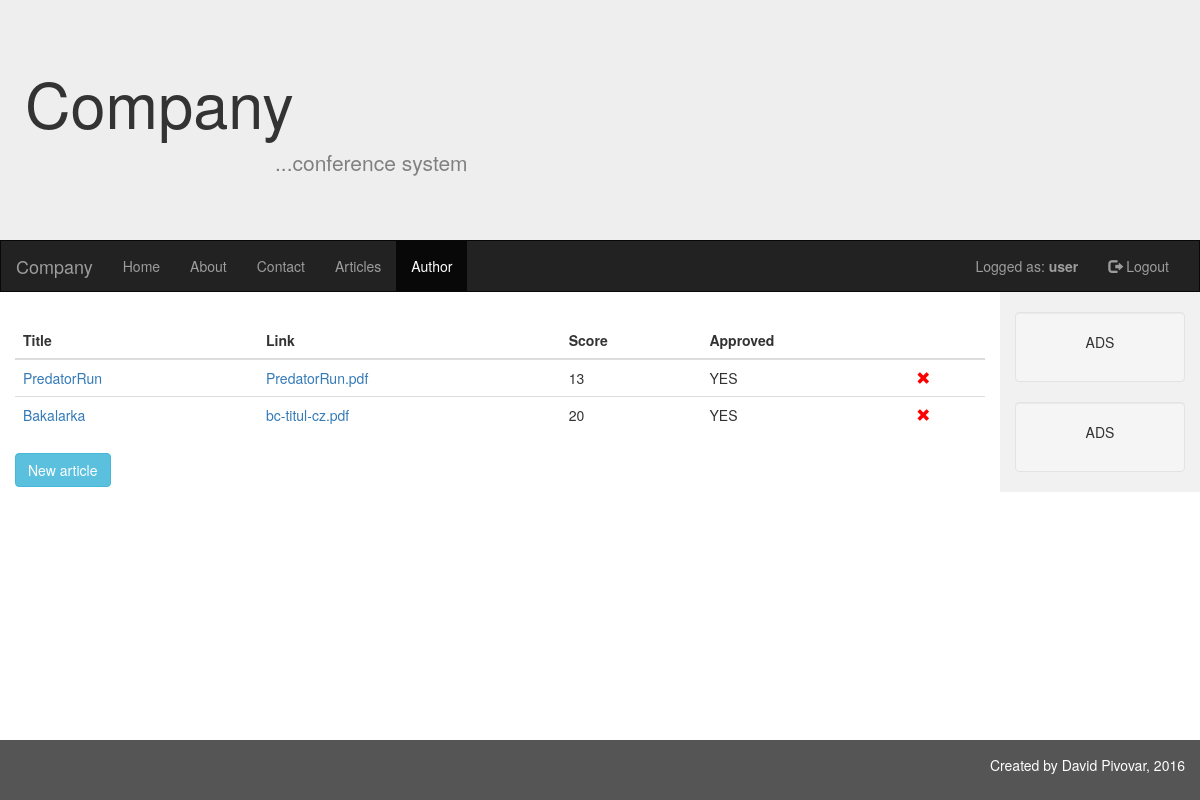
/index.php?page=author (signed in), run on the app's committed database.
### tables this page shows
CREATE TABLE `articles` (
  `ID` int(11) NOT NULL,
  `title` varchar(45) NOT NULL,
  `author` int(11) NOT NULL,
  `abstract` varchar(300) DEFAULT NULL,
  `URL` varchar(45) NOT NULL,
  `score1` int(11) NOT NULL,
  `score2` int(11) NOT NULL,
  `score3` int(11) NOT NULL,
  `pass` int(11) NOT NULL
);

CREATE TABLE `score` (
  `ID` int(11) NOT NULL,
  `rev` int(11) DEFAULT NULL,
  `score1` int(11) DEFAULT NULL,
  `score2` int(11) DEFAULT NULL,
  `score3` int(11) DEFAULT NULL
);

### inc/login_go.php (called while the page is built, shortened)
<?php
function isLogged()
{
    $key = $GLOBALS["key"];
    if(isset($_SESSION[$key]["login"]))
    {
        return true;
    }
    else
    {
        return false;
    }
}
?>

### inc/db_articles.class.php (called while the page is built, shortened)
<?php
class db_articles extends db_pdo
{
    public function GetUserArticles($userID)
    {
        $table_name = "articles";
        $columns = "*";
        $where = array();
        $where[] = array("column" => "author", "value" => $userID, "symbol" => "=");
        $result = $this->DBSelectAll($table_name, $columns, $where);
        return $result;
    }
    public function GetScore($scoreID)
    {
        $table_name = "score";
        $columns = "*";
        $where = array();
        $where[] = array("column" => "ID", "value" => $scoreID, "symbol" => "=");
        $result = $this->DBSelectOne($table_name, $columns, $where);
        return $result;
    }
    public function GetOverallScore($score1, $score2, $score3)
    {
        $score = $this->GetScore($score1);
        $result = $score["score1"] + $score["score2"] + $score["score3"];
        $score = $this->GetScore($score2);
        $result = $result + $score["score1"] + $score["score2"] + $score["score3"];
        $score = $this->GetScore($score3);
        $result = $result + $score["score1"] + $score["score2"] + $score["score3"];
        return $result;
    }
}
?>

### inc/db_pdo.class.php (called while the page is built, shortened)
<?php
class db_pdo
{
	private $connection;
	public function DBSelectOne($table_name, $select_columns_string, $where_array, $limit_string = "")
	{
		$mysql_pdo_error = false;
		$where_pom = "";
		if ($where_array != null)
			foreach ($where_array as $index => $item)
			{
				$column = $item["column"];
				$symbol = $item["symbol"];
				if (key_exists("value", $item))
					$value_pom = "?";
				else if (key_exists("value_mysql", $item))
					$value_pom = $item["value_mysql"];
				$where_pom .= "`$column` $symbol  $value_pom ";
			}
			if (trim($where_pom) != "") $where_pom = "where $where_pom";
			$query = "select $select_columns_string from `".$table_name."` $where_pom $limit_string;";
			$statement = $this->connection->prepare($query);
			$bind_param_number = 1;
			if ($where_array != null)
				foreach ($where_array as $index => $item)
				{
					if (key_exists("value", $item))
					{
						$value = $item["value"];
						$statement->bindValue($bind_param_number, $value);
						$bind_param_number ++;
					}
				}
				$statement->execute();
				$errors = $statement->errorInfo();
				if ($mysql_pdo_error == false)
				{
					$row = $statement->fetch(PDO::FETCH_ASSOC);
					return $row;
				}
				else
				{
					echo "Chyba v dotazu - PDOStatement::errorInfo(): ";
					printr($errors);
					echo "SQL dotaz: $query";
				}
	}
	public function DBSelectAll($table_name, $select_columns_string, $where_array, $limit_string = "", $order_by_array = array())
	{
		$mysql_pdo_error = false;
		$where_pom = "";
		if ($where_array != null)
		foreach ($where_array as $index => $item)
		{
				$column = $item["column"];
				$symbol = $item["symbol"];
				if (key_exists("value", $item))
					$value_pom = "?";
				else if (key_exists("value_mysql", $item))
					$value_pom = $item["value_mysql"];
				$where_pom .= "`$column` $symbol  $value_pom ";
		}
		if (trim($where_pom) != "") $where_pom = "where $where_pom";
		$order_by_pom = "";
		$query = "select $select_columns_string from `".$table_name."` $where_pom $order_by_pom $limit_string;";
		$statement = $this->connection->prepare($query);
		$bind_param_number = 1;
		if ($where_array != null)
		foreach ($where_array as $index => $item)
		{
					if (key_exists("value", $item))
					{
						$value = $item["value"];
						$statement->bindValue($bind_param_number, $value);
						$bind_param_number ++;
					}
		}
		$statement->execute();
		$errors = $statement->errorInfo();
		if ($mysql_pdo_error == false)
		{
					$rows = $statement->fetchAll(PDO::FETCH_ASSOC);
					return $rows;
		}
		else
		{
					echo "Chyba v dotazu - PDOStatement::errorInfo(): ";
					printr($errors);
					echo "SQL dotaz: $query";
		}
	}
	function Connect()
	{
		try
		{
			$options = array(PDO::MYSQL_ATTR_INIT_COMMAND => 'SET NAMES utf8',);
			$this->connection = new PDO("mysql:host=".DB_SERVER.";dbname=".DB_DATABASE_NAME."",
					DB_USER_LOGIN, DB_USER_PASSWORD, $options);
		} catch (PDOException $e)
		{
			print "Error!: " . $e->getMessage() . "<br/>";
			die();
		}
	}
}
?>

### cont/author.inc.php (the view, shortened to what this page needs)
<div class="container-fluid text-center">
    <div class="row content">
        <div class="col-sm-10 text-left content-odsazeni">
<?php
$subpage = @$_REQUEST["subpage"]."";
$action = @$_REQUEST["action"]."";
$db = new db_articles();
$db->Connect();
if($subpage == "add")
{
    echo "<form class='form-horizontal' action='index.php?page=author&subpage=add' method='post' enctype='multipart/form-data'>
        <input type='hidden' name='action' value='add'/>
        <div class='form-group'>
            <label class='control-label col-sm-2' for='title'>Title:</label>
            <div class='col-sm-8'>
                <input type='text' class='form-control' id='title' name='article[title]' placeholder='Enter title' required>
             </div>
        </div>
        <div class='form-group'>
            <label class='control-label col-sm-2' for='abstract'>Abstract:</label>
            <div class='col-sm-8'>
                <textarea type='text' class='form-control' rows='10' id='abstract' name='article[abstract]'></textarea>
             </div>
        </div>
        <div class='form-group'>
            <label class='control-label col-sm-2' for='file'>File:</label>
            <div class='col-sm-8'>
                <input type='file' id='file' name='file' required>
             </div>
        </div>";
        if($action == "add")
                    {
                        echo "
                            <div class='form-group'>
                                <label class='col-sm-offset-2 col-sm-8' style='color:red'>Article hasn't been added!</label>
                            </div>";
                    }
        echo "
        <div class='form-group'>
            <div class='col-sm-offset-2 col-sm-8'>
                <button type='submit' class='btn btn-info'>Add article</button>
             </div>
        </div>
        </form>";
}
else
{
    echo "<table class='table table-hover'>
                <thead>
                    <tr>
                        <th>Title</th>
                        <th>Link</th>
                        <th>Score</th>
                        <th>Approved</th>
                        <th></th>
                    </tr>
                </thead>
                <tbody>";
    $articles = $db->GetUserArticles($_SESSION[$key]["ID"]);
    foreach($articles as $art)
    {
        $score = $db->GetOverallScore($art["score1"], $art["score2"], $art["score3"]);
        if($art["pass"] == 0) $pass = "NO";
        else $pass = "YES";
        echo "<tr><td><a href='index.php?page=author&subpage=$art[ID]'>$art[title]</a></td>
            <td><a href='pdf/$art[URL]'>$art[URL]</a></td>
            <td>$score</td>
            <td>$pass</td>
            <td><a href='index.php?page=author&action=delete&articleID=$art[ID]' class='glyphicon glyphicon-remove' style='color:red'></a></td></tr>";
    }
    echo "</tbody>
            </table>
            <a href='index.php?page=author&subpage=add' class='btn btn-info' role='button'>New article</a>";
}
?>
        </div>
        <?php include "nav/sidenav.php";?>
    </div>
</div>

### css/style.css (style rules this page uses)
html { position: relative; min-height: 100%; }
body { margin-bottom: 60px; }
.row.content { height: 100%; }
@media screen and (min-width: 767px) { .content-odsazeni { margin-top: 30px; margin-bottom: 30px; } }

### data on the page
articles: title "PredatorRun", URL "PredatorRun.pdf", score "13", pass "YES"
articles: title "Bakalarka", URL "bc-titul-cz.pdf", score "20", pass "YES"

### other printed values
$_SESSION["conference_system"]["login"] "user"
